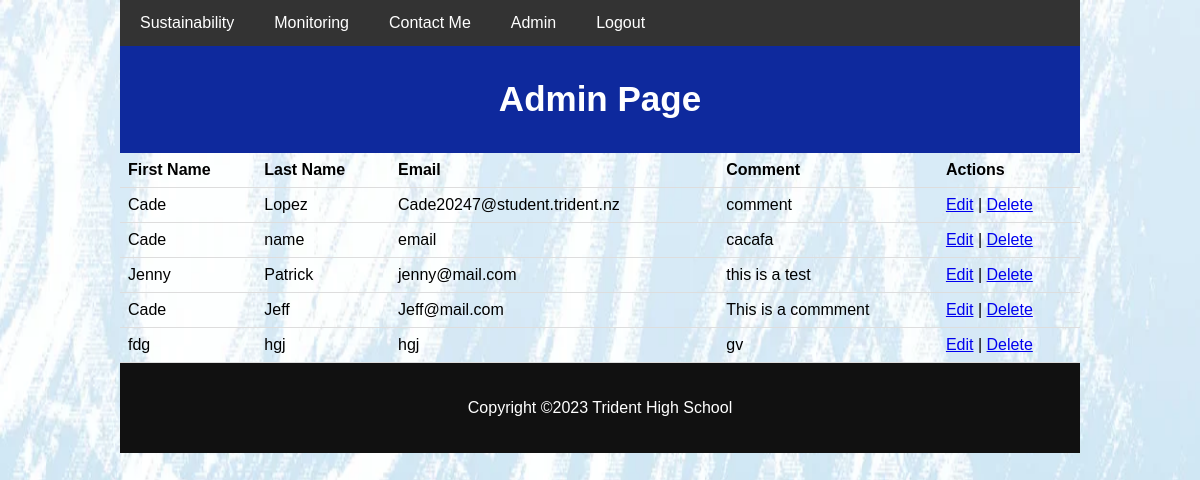
Page /admin.php (signed in) on the committed database.
### tables this page shows
CREATE TABLE `contacts` (
  `id` int(11) NOT NULL,
  `fname` varchar(50) NOT NULL,
  `lname` varchar(50) NOT NULL,
  `email` varchar(100) NOT NULL,
  `comment` text NOT NULL
);

### admin.php (the view, shortened to what this page needs)
<!DOCTYPE html>
<html lang="en">
<head>
<link href="css/fixedstyle.css" rel="stylesheet" type="text/css">
</head>
<body>
<div class="wrapper">
<?php include 'navbar.php';?>
<div class="header">
<h1>Admin Page</h1>
</div>
<div>
<?php  require_once 'setup.php';
$sql = "SELECT * FROM contacts";
$stmt = mysqli_prepare($conn, $sql);
mysqli_stmt_execute($stmt);
$result = mysqli_stmt_get_result($stmt);
if (mysqli_num_rows($result) > 0) {
    echo '<table>';
    echo '<tr><th>First Name</th><th>Last Name</th><th>Email</th><th>Comment</th><th>Actions</th></tr>';
    while($row = $result->fetch_assoc()) {
        echo '<tr>';
        echo '<td>' . $row['fname'] . '</td>';
        echo '<td>' . $row['lname'] . '</td>';
        echo '<td>' . $row['email'] . '</td>';
        echo '<td>' . $row['comment'] . '</td>';
        echo '<td><a href="edit.php?id=' . $row['id'] . ' ">Edit</a> | <a href="delete.php?id=' . $row['id'] .'">Delete</a></td>';
        echo '</tr>';
        }
    echo '</table>';
     }
else {
    echo 'No records found.';
    }
?>
</div>
<div class="footer">
    <?php include 'footer.php';?>
</div>
</div>
</body>
</html>

### navbar.php
<div class="navbar">
    <a href="index.php">Sustainability</a>
    <a href="gallery.php">Monitoring</a>
    <a href="contact.php">Contact Me</a>
    <a href="admin.php">Admin</a>
    <?php if ($_SESSION['loggedin'] == FALSE){
    echo "<a href='login.php'>Login</a>";
}
    else{
        echo "<a href='logout.php'>Logout</a>";};?>
</div>

### Footer.php
<?php
echo "<p>Copyright &copy;" . date("Y") . " Trident High School</p>";
?>

### css/fixedstyle.css (style rules this page uses)
body { font-family: Arial, Helvetica, sans-serif; margin: 0; background-image: url("../images/tridentbg.jpg"); background-repeat: no-repeat; background-attachment: fixed; background-size: 100% 100%; }
.wrapper { width: 80%; margin:auto; }
.header { padding: 10px; text-align: center; background-color: #0e299d; color:#ffffff; }
.header h1 { font-size: 35px; }
.navbar { overflow:hidden; background-color: #333; }
.navbar a { float:left; display: block; color: white; text-align: center; padding: 14px 20px; text-decoration: none; }
.footer { padding:20px 0px; width:100%; background-color: #111111; color: white; text-align: center; display:block; }

### admin.php (style rules this page uses)
table { width: 100%; border-collapse: collapse; }
th, td { padding: 8px; text-align: left; border-bottom: 1px solid #ddd; }

### rows in the picture
contacts: fname "Cade", lname "Lopez", email "Cade20247@student.trident.nz", comment "comment"
contacts: fname "Cade", lname "name", email "email", comment "cacafa"
contacts: fname "Jenny", lname "Patrick", email "jenny@mail.com", comment "this is a test"
contacts: fname "Cade", lname "Jeff", email "Jeff@mail.com", comment "This is a commment"
contacts: fname "fdg", lname "hgj", email "hgj", comment "gv"
